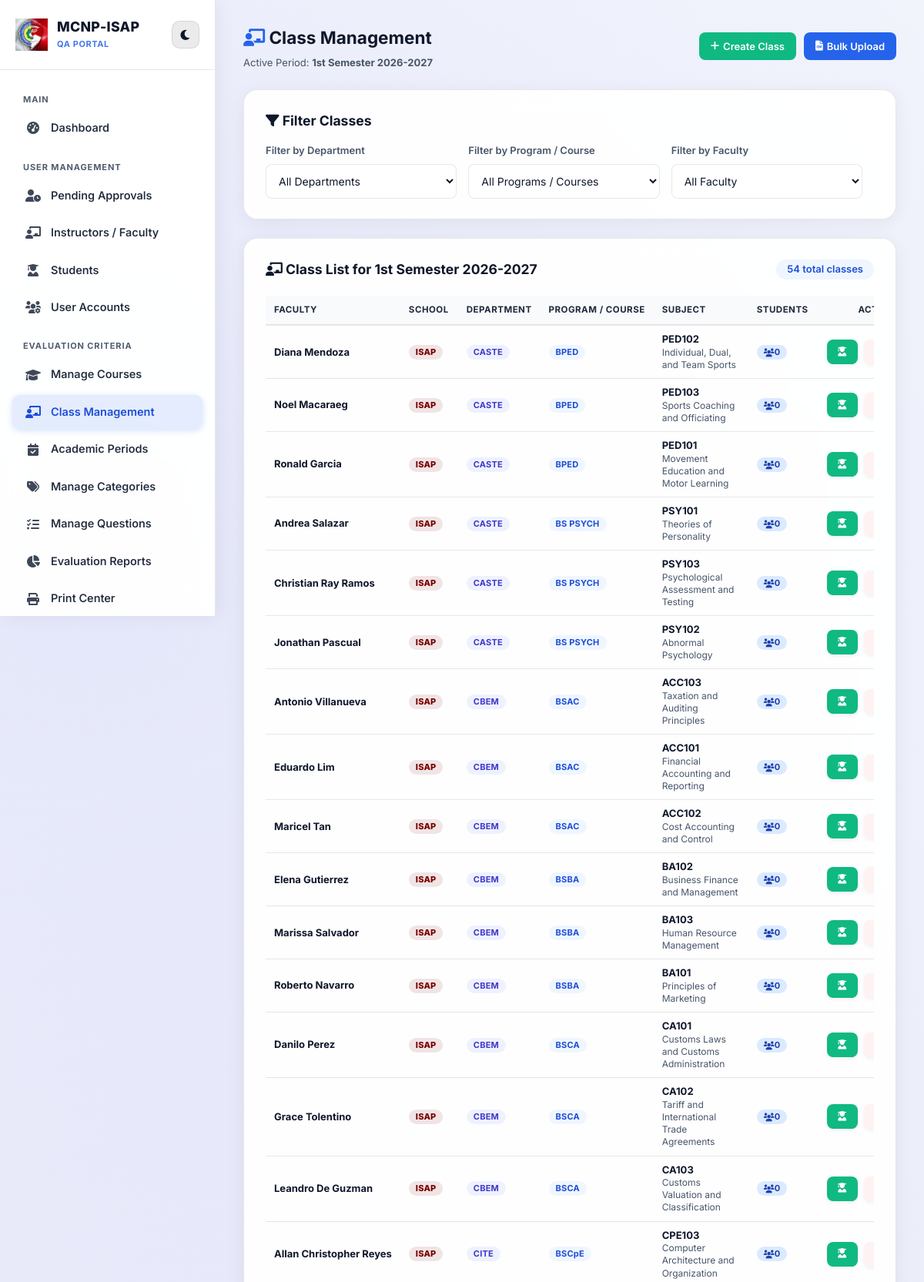
Screenshot of /manage_classes.php (signed in, upper part) with the database file from the repository.
### tables this page shows
CREATE TABLE `academic_periods` (
  `id` int(11) NOT NULL AUTO_INCREMENT,
  `school_year` varchar(20) NOT NULL,
  `semester` varchar(50) NOT NULL,
  `is_active` tinyint(1) DEFAULT 0,
  `created_at` timestamp NOT NULL DEFAULT current_timestamp(),
  PRIMARY KEY (`id`)
);

CREATE TABLE `classes` (
  `id` int(11) NOT NULL AUTO_INCREMENT,
  `faculty_id` int(11) NOT NULL,
  `subject_id` int(11) NOT NULL,
  `period_id` int(11) NOT NULL,
  PRIMARY KEY (`id`),
  UNIQUE KEY `faculty_id` (`faculty_id`,`subject_id`,`period_id`),
  KEY `subject_id` (`subject_id`),
  KEY `period_id` (`period_id`),
  CONSTRAINT `classes_ibfk_1` FOREIGN KEY (`faculty_id`) REFERENCES `users` (`id`) ON DELETE CASCADE,
  CONSTRAINT `classes_ibfk_2` FOREIGN KEY (`subject_id`) REFERENCES `subjects` (`id`) ON DELETE CASCADE,
  CONSTRAINT `classes_ibfk_3` FOREIGN KEY (`period_id`) REFERENCES `academic_periods` (`id`) ON DELETE CASCADE
);

CREATE TABLE `users` (
  `id` int(11) NOT NULL AUTO_INCREMENT,
  `username` varchar(50) NOT NULL,
  `password` varchar(255) NOT NULL,
  `role` enum('admin','system admin','dean','student','faculty','visitor') NOT NULL,
  `visitor_category` varchar(50) DEFAULT 'Campus Guest',
  `first_name` varchar(50) DEFAULT NULL,
  `middle_name` varchar(50) DEFAULT NULL,
  `last_name` varchar(50) DEFAULT NULL,
  `full_name` varchar(150) DEFAULT NULL,
  `email` varchar(100) DEFAULT NULL,
  `school` enum('mcnp','isap') DEFAULT NULL,
  `dept_id` int(11) DEFAULT NULL,
  `reset_token` varchar(64) DEFAULT NULL,
  `reset_token_expiry` datetime DEFAULT NULL,
  `course_id` int(11) DEFAULT NULL,
  `status` enum('active','inactive','pending') NOT NULL DEFAULT 'active',
  `last_login` datetime DEFAULT NULL,
  `avatar` varchar(255) DEFAULT NULL,
  `created_at` timestamp NOT NULL DEFAULT current_timestamp(),
  `theme_color` varchar(20) DEFAULT 'blue',
  PRIMARY KEY (`id`),
  UNIQUE KEY `username` (`username`),
  UNIQUE KEY `email` (`email`),
  KEY `dept_id` (`dept_id`),
  KEY `course_id` (`course_id`),
  CONSTRAINT `users_ibfk_1` FOREIGN KEY (`dept_id`) REFERENCES `departments` (`id`) ON DELETE SET NULL,
  CONSTRAINT `users_ibfk_2` FOREIGN KEY (`course_id`) REFERENCES `courses` (`id`) ON DELETE SET NULL
);

CREATE TABLE `subjects` (
  `id` int(11) NOT NULL AUTO_INCREMENT,
  `subject_code` varchar(50) NOT NULL,
  `subject_description` varchar(255) NOT NULL,
  `dept_id` int(11) DEFAULT NULL,
  `course_id` int(11) DEFAULT NULL,
  `faculty_id` int(11) DEFAULT NULL,
  `year_level` varchar(50) DEFAULT NULL,
  `section` varchar(50) DEFAULT NULL,
  PRIMARY KEY (`id`),
  UNIQUE KEY `subject_code` (`subject_code`),
  KEY `dept_id` (`dept_id`),
  CONSTRAINT `subjects_ibfk_1` FOREIGN KEY (`dept_id`) REFERENCES `departments` (`id`) ON DELETE SET NULL
);

### manage_classes.php (the view, shortened to what this page needs)
<?php
include 'db_connect.php';
$active_period = $conn->query("SELECT id, semester, school_year FROM academic_periods WHERE is_active = 1 LIMIT 1")->fetch_assoc();
$active_id = $active_period['id'] ?? 0;
$period_label = $active_period ? "{$active_period['semester']} {$active_period['school_year']}" : "No Active Period";
$where = ["c.period_id = " . (int)$active_id];
$classes_sql = "SELECT c.id, u.full_name, u.username as emp_id, u.school as faculty_school, u.dept_id as f_dept_id,
                       s.subject_code, s.subject_description,
                       COALESCE(cs.course_alias, cf.course_alias, 'General') as program_name,
                       COALESCE(ds.dept_alias, df.dept_alias, 'N/A') as dept_alias,
                       (SELECT COUNT(*) FROM enrollments WHERE class_id = c.id) as student_count
                FROM classes c
                JOIN users u ON c.faculty_id = u.id
                JOIN subjects s ON c.subject_id = s.id
                LEFT JOIN courses cs ON s.course_id = cs.id
                LEFT JOIN departments ds ON cs.dept_id = ds.id
                LEFT JOIN courses cf ON u.course_id = cf.id
                LEFT JOIN departments df ON cf.dept_id = df.id
                WHERE " . implode(' AND ', $where) . "
                ORDER BY program_name ASC, u.full_name ASC, s.subject_code ASC";
$classes = $conn->query($classes_sql);
$total_classes = $classes ? $classes->num_rows : 0;
?>
<!DOCTYPE html>
<html>
<head>
    <link rel="stylesheet" href="style.css?v=<?php echo filemtime('style.css'); ?>">
    <link rel="stylesheet" href="https://cdnjs.cloudflare.com/ajax/libs/font-awesome/6.0.0/css/all.min.css">
</head>
<body class="dashboard-body">
    <div class="split-container">
        <?php $active_page = 'classes'; include 'admin_sidebar.php'; ?>
        <main class="main-content">
            <div style="display:flex; justify-content:space-between; align-items:center; margin-bottom:25px; flex-wrap: wrap; gap: 10px;">
                <div>
                    <h2 style="color:var(--text-main); margin:0;">
                        <i class="fas fa-chalkboard-teacher" style="color:var(--accent);"></i> Class Management
                    </h2>
                    <p style="color:var(--text-muted); font-size:13px; margin:4px 0 0;">
                        Active Period: <strong><?php echo htmlspecialchars($period_label); ?></strong>
                    </p>
                </div>
                <div style="display:flex; gap: 10px;">
                    <?php if ($active_id > 0): ?>
                    <button onclick="document.getElementById('addClassModal').style.display='flex'" class="btn-action" style="background:#10b981; color:white; border:none; padding:10px 15px; border-radius:8px; cursor:pointer; font-weight:600;"><i class="fas fa-plus"></i> Create Class</button>
                    <button onclick="document.getElementById('bulkUploadModal').style.display='flex'" class="btn-action" style="background:var(--accent); color:white; border:none; padding:10px 15px; border-radius:8px; cursor:pointer; font-weight:600;"><i class="fas fa-file-csv"></i> Bulk Upload</button>
                    <?php endif; ?>
                </div>
            </div>
            <?php if ($active_id > 0): ?>
            <div class="card">
                <h3 style="margin-bottom:15px;"><i class="fas fa-filter"></i> Filter Classes</h3>
                <form method="GET" id="classFilterForm" style="display: grid; grid-template-columns: 1fr 1fr 1fr auto; gap: 15px; align-items: flex-end;">
                    <div class="input-group" style="margin:0;">
                        <div class="input-label">Filter by Department</div>
                        <select name="dept_id" id="pageFilterDept" onchange="onPageFilterDeptChange(this)" style="width:100%; padding:12px; border:1px solid var(--border-color); border-radius:8px; background:var(--input-bg); color:var(--text-main);">
                            <option value="">All Departments</option>
                        </select>
                    </div>
                    <div class="input-group" style="margin:0;">
                        <div class="input-label">Filter by Program / Course</div>
                        <select name="course_id" id="pageFilterCourse" onchange="onPageFilterCourseChange(this)" style="width:100%; padding:12px; border:1px solid var(--border-color); border-radius:8px; background:var(--input-bg); color:var(--text-main);">
                            <option value="">All Programs / Courses</option>
                            <?php
                            $selected_course_alias = '';
                            ?>
                        </select>
                    </div>
                    <div class="input-group" style="margin:0;">
                        <div class="input-label">Filter by Faculty</div>
                        <select name="faculty_id" id="pageFilterFaculty" onchange="this.form.submit()" style="width:100%; padding:12px; border:1px solid var(--border-color); border-radius:8px; background:var(--input-bg); color:var(--text-main);">
                            <option value="">
                                <?php
                                if (!empty($selected_course_alias)) {
                                    echo "All Faculty (" . htmlspecialchars($selected_course_alias) . ")";
                                } else {
                                    echo "All Faculty";
                                }
                                ?>
                            </option>
                        </select>
                    </div>
                </form>
            </div>
            <div class="card" style="margin-top:20px;">
                <div style="display:flex; justify-content:space-between; align-items:center; margin-bottom:20px;">
                    <h3 style="margin:0;"><i class="fas fa-chalkboard-teacher"></i> Class List for <?php echo htmlspecialchars($period_label); ?></h3>
                    <span class="category-badge" style="font-size:13px;">
                        <?php echo $total_classes; ?> total classes
                    </span>
                </div>
                <div class="table-responsive">
                <table class="table-modern">
                    <thead>
                        <tr>
                            <th>Faculty</th>
                            <th>School</th>
                            <th>Department</th>
                            <th>Program / Course</th>
                            <th>Subject</th>
                            <th>Students</th>
                            <th style="text-align:right;">Action</th>
                        </tr>
                    </thead>
                    <tbody>
                        <?php
                        if ($classes && $total_classes > 0):
                            while($row = $classes->fetch_assoc()):
                                $row_school = !empty($row['faculty_school']) ? strtoupper($row['faculty_school']) : (((int)$row['f_dept_id'] <= 4 && (int)$row['f_dept_id'] > 0) ? 'ISAP' : 'MCNP');
                                $badge_bg = ($row_school === 'ISAP') ? 'rgba(122, 0, 0, 0.1)' : 'rgba(26, 47, 122, 0.1)';
                                $badge_color = ($row_school === 'ISAP') ? '#7a0000' : '#1a2f7a';
                        ?>
                        <tr>
                            <td style="white-space:nowrap;"><strong><?php echo htmlspecialchars($row['full_name']); ?></strong></td>
                            <td><span class="category-badge" style="background:<?php echo $badge_bg; ?>; color:<?php echo $badge_color; ?>; font-weight:800;"><?php echo $row_school; ?></span></td>
                            <td><span class="category-badge" style="background:#eef2ff; color:#4338ca;"><?php echo htmlspecialchars($row['dept_alias']); ?></span></td>
                            <td><span class="category-badge"><?php echo htmlspecialchars($row['program_name']); ?></span></td>
                            <td>
                                <strong><?php echo htmlspecialchars($row['subject_code']); ?></strong>
                                <div style="font-size:12px; color:var(--text-muted);"><?php echo htmlspecialchars($row['subject_description']); ?></div>
                            </td>
                            <td>
                                <span class="category-badge" style="background:#dbeafe; color:#1e40af; font-weight:700;">
                                    <i class="fas fa-users" style="font-size:11px;"></i> <?php echo $row['student_count']; ?>
                                </span>
                            </td>
                            <td style="text-align:right; white-space:nowrap;">
                                <a href="manage_enrollment.php?class_id=<?php echo $row['id']; ?>" class="btn-action" style="background:#10b981; color:white;" title="Manage Enrolled Students (<?php echo $row['student_count']; ?> enrolled)">
                                    <i class="fas fa-user-graduate"></i>
                                </a>
                                <a href="manage_classes.php?delete=<?php echo $row['id']; ?>" class="btn-action btn-delete" onclick="return confirm('Are you sure you want to delete this class? All enrollment data for it will also be lost.');" title="Delete Class">
                                </a>
                            </td>
                        </tr>
                        <?php endwhile; endif; ?>
                    </tbody>
                </table>
                </div>
            </div>
            <?php endif; ?>
        </main>
    </div>
</body>
</html>

### rows the page displays
academic_periods: period_label "1st Semester 2026-2027"
classes: faculty.full_name "Diana Mendoza", faculty.school "ISAP", dept_alias "CASTE", program_name "BPED", subject.subject_code "PED102", subject.subject_description "Individual, Dual, and Team Sports", student_count "0"
classes: faculty.full_name "Noel Macaraeg", faculty.school "ISAP", dept_alias "CASTE", program_name "BPED", subject.subject_code "PED103", subject.subject_description "Sports Coaching and Officiating", student_count "0"
classes: faculty.full_name "Ronald Garcia", faculty.school "ISAP", dept_alias "CASTE", program_name "BPED", subject.subject_code "PED101", subject.subject_description "Movement Education and Motor Learning", student_count "0"
classes: faculty.full_name "Andrea Salazar", faculty.school "ISAP", dept_alias "CASTE", program_name "BS PSYCH", subject.subject_code "PSY101", subject.subject_description "Theories of Personality", student_count "0"
classes: faculty.full_name "Christian Ray Ramos", faculty.school "ISAP", dept_alias "CASTE", program_name "BS PSYCH", subject.subject_code "PSY103", subject.subject_description "Psychological Assessment and Testing", student_count "0"
classes: faculty.full_name "Jonathan Pascual", faculty.school "ISAP", dept_alias "CASTE", program_name "BS PSYCH", subject.subject_code "PSY102", subject.subject_description "Abnormal Psychology", student_count "0"
classes: faculty.full_name "Antonio Villanueva", faculty.school "ISAP", dept_alias "CBEM", program_name "BSAC", subject.subject_code "ACC103", subject.subject_description "Taxation and Auditing Principles", student_count "0"
classes: faculty.full_name "Eduardo Lim", faculty.school "ISAP", dept_alias "CBEM", program_name "BSAC", subject.subject_code "ACC101", subject.subject_description "Financial Accounting and Reporting", student_count "0"
classes: faculty.full_name "Maricel Tan", faculty.school "ISAP", dept_alias "CBEM", program_name "BSAC", subject.subject_code "ACC102", subject.subject_description "Cost Accounting and Control", student_count "0"
classes: faculty.full_name "Elena Gutierrez", faculty.school "ISAP", dept_alias "CBEM", program_name "BSBA", subject.subject_code "BA102", subject.subject_description "Business Finance and Management", student_count "0"
classes: faculty.full_name "Marissa Salvador", faculty.school "ISAP", dept_alias "CBEM", program_name "BSBA", subject.subject_code "BA103", subject.subject_description "Human Resource Management", student_count "0"
classes: faculty.full_name "Roberto Navarro", faculty.school "ISAP", dept_alias "CBEM", program_name "BSBA", subject.subject_code "BA101", subject.subject_description "Principles of Marketing", student_count "0"
classes: faculty.full_name "Danilo Perez", faculty.school "ISAP", dept_alias "CBEM", program_name "BSCA", subject.subject_code "CA101", subject.subject_description "Customs Laws and Customs Administration", student_count "0"
classes: faculty.full_name "Grace Tolentino", faculty.school "ISAP", dept_alias "CBEM", program_name "BSCA", subject.subject_code "CA102", subject.subject_description "Tariff and International Trade Agreements", student_count "0"
classes: faculty.full_name "Leandro De Guzman", faculty.school "ISAP", dept_alias "CBEM", program_name "BSCA", subject.subject_code "CA103", subject.subject_description "Customs Valuation and Classification", student_count "0"
classes: faculty.full_name "Allan Christopher Reyes", faculty.school "ISAP", dept_alias "CITE", program_name "BSCpE", subject.subject_code "CPE103", subject.subject_description "Computer Architecture and Organization", student_count "0"

### other values shown
$label "Dashboard Pending Approvals Instructors / Faculty Students User Accounts Manage Courses Class Management Academic Periods Manage Categories Manage Questions Evaluation Reports Print Center"
$total_classes "54"
